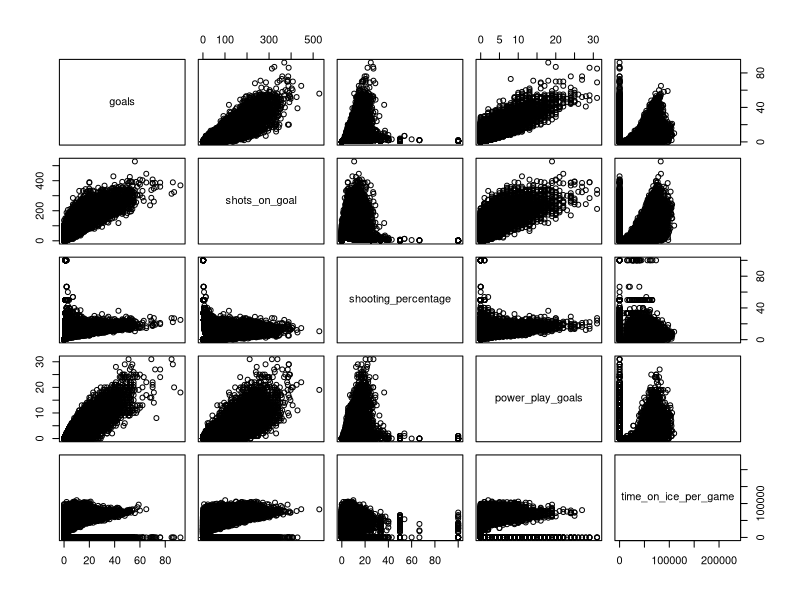
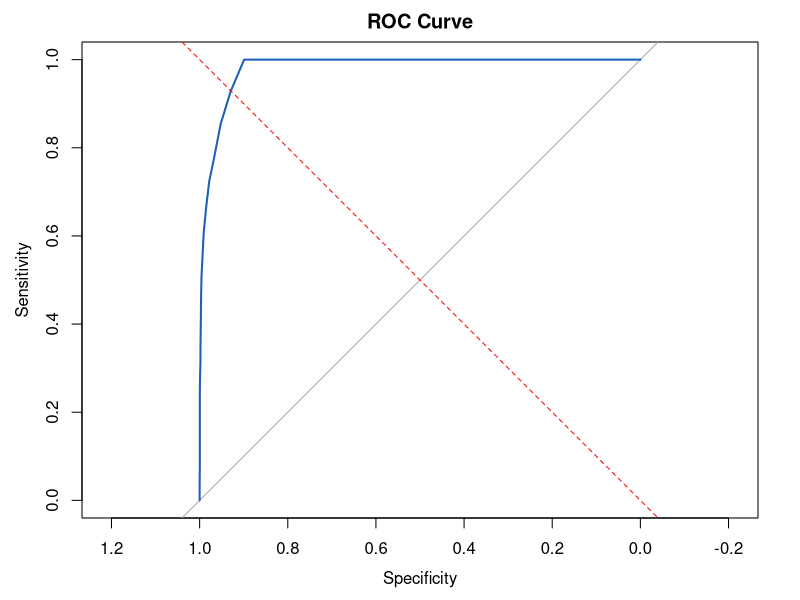

R code for these plots, in order:

library(tidyverse)
library(magrittr)
library(data.table) # Pre %like% operátor
library(caret) # Pre confusionMatrix
library(pROC)

getwd()
setwd("/Users/danielcok/xcok/4.semester/OZNAL/Zadanie") # Set the correct path to players_22.csv
data <- read_delim("NHL_Players_Statistics.csv", col_names = TRUE, num_threads = 4, delim = ';');
data
view(data)

colnames(data) # Pôvodné mená stĺpcov

new_colnames <- c("player_name", "date_of_birth", "season_year", "season", "team", "games_played", "goals", "assists", "points", "plus_minus_ratings", "penalty_minutes",
                  "shots_on_goal", "shooting_percentage", "power_play_goals", "power_play_assists", "short_goals", "short_assists", "game_winning_goals", "game_tying_goals",
                  "time_on_ice_per_game", "production", "number", "games_started", "wins", "losses", "ties", "overtime_losses", "goals_against", "goals_against_average", "shots_against", "saves",
                  "save_percentage", "shutouts", "position", "height", "weight", "bmi", "place_of_birth", "age", "experience")

colnames(data) <- new_colnames

colnames(data) # Nové mená stĺpcov

data %<>% separate("date_of_birth", into = c("Year", "Month", "Day"), sep = "-")



data %<>% separate("place_of_birth", into = c("city", "state"), sep = ",")

son <- gsub("'", "", data$season) # Funkcia gsub funguje podobne ako sub ale nahradí všetky výskyty

data$game_tying_goals[is.na(data$game_tying_goals)] <- 0
data$number[is.na(data$number)] <- 0

unique(data$position)

data %<>% mutate(
  role = case_when(
    position %like% "Right_wing|Left_wing|Center|Forward" ~ "offensive",
    position %like% "Defence" ~ "defensive",
    position %like% "Goaltender" ~ "goalie",
    .default = "goalie"
  )
)

view(data)

selected_data <- data %>% select(goals, shots_on_goal, shooting_percentage, power_play_goals, time_on_ice_per_game)
plot(selected_data)

filtered_data <- data %>% filter(role == "offensive")

sample <- sample(c(TRUE, FALSE), nrow(filtered_data), replace=TRUE, prob=c(0.7,0.3))
train <- filtered_data[sample, ]
test <- filtered_data[!sample, ]

# TODO: Popisat interpretaciu modelu, vypocitat RMSE atd. interpretovat, pouzit testovacie data, roc krivka
model <- lm(goals ~ shots_on_goal + shooting_percentage + power_play_goals, data = train)
summary(model)

# Vypočítať mediány pre štatistiky
median_goals <- median(data$goals, na.rm = TRUE)
median_assists <- median(data$assists, na.rm = TRUE)
median_points <- median(data$points, na.rm = TRUE)

# Vytvoriť binárnu cieľovú premennú 'Above_Average'
data <- data %>%
  mutate(Above_Average = ifelse(goals > median_goals & assists > median_assists & points > median_points, 1, 0))


# Najprv odstrániť riadky s chýbajúcimi hodnotami v stĺpci 'Above_Average'
data <- data %>% filter(!is.na(Above_Average))

# Rozdeliť dáta na trénovacie a testovacie množiny
set.seed(123)  # Nastaviť seed pre reprodukovateľnosť
training_index <- createDataPartition(data$Above_Average, p = 0.7, list = FALSE)
training_data <- data[training_index, ]
testing_data <- data[-training_index, ]

# Skontrolujte rozsah cieľovej premennej 'goals'
summary(training_data$goals)

# Môžete zvážiť obmedzenie rozsahu dát, ak sú extrémne hodnoty
# Napríklad, odstráňte extrémne hodnoty - tu je iba ilustratívny príklad, ako by to mohlo vyzerať
# Toto NIE JE bežná prax, iba pokus o vyriešenie upozornenia
quantiles <- quantile(training_data$goals, probs = c(0.05, 0.95))
training_data_reduced <- training_data %>% 
  filter(goals >= quantiles[1], goals <= quantiles[2])

# Fit the logistic regression model on the reduced data
simplified_model <- glm(Above_Average ~ goals, data = training_data_reduced, family = "binomial")

# Check for warnings after fitting the model
summary(simplified_model)

# Make predictions on the testing set, applying the same reduction to 'goals'
testing_data_reduced <- testing_data %>% 
  filter(goals >= quantiles[1], goals <= quantiles[2])

predictions <- predict(model, newdata = testing_data, type = "response")

# Convert predictions to binary class labels using the cutoff
predicted_classes <- ifelse(predictions > 0.5, 1, 0)

# Assuming that you have already checked and ensured that 'testing_data$Above_Average' exists
# Convert both actual and predicted classes to factors with explicit levels
testing_data$Above_Average <- factor(testing_data$Above_Average, levels = c("0", "1"))
predicted_classes <- factor(predicted_classes, levels = c("0", "1"))

# Now create the confusion matrix
conf_matrix <- confusionMatrix(predicted_classes, testing_data$Above_Average, positive = "1")
print(conf_matrix)



# Vypočítajte pravdepodobnosti pomocou modelu 
predicted_probabilities <- predict(simplified_model, newdata = testing_data_reduced, type = "response")

# Vytvorte ROC krivku
roc_curve <- roc(testing_data_reduced$Above_Average, predicted_probabilities)

# Vykreslenie ROC krivky
plot(roc_curve, main = "ROC Curve", col = "#1c61b6")
# Pridanie diagonálnej čiary predstavujúcej "náhodný výkon"
abline(0, 1, lty = 2, col = "red")

# Vypočet AUC
auc_value <- auc(roc_curve)
# Vytlačenie hodnoty AUC
print(auc_value)
